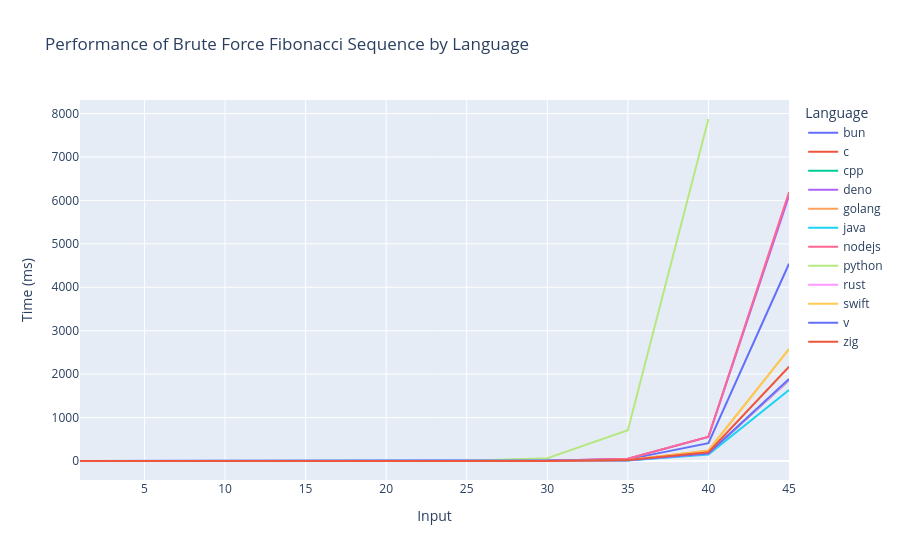

Source (notebook cell):
### Code cell
pivot_table2 = pivot_table.loc[:, pivot_table.columns <= 45]
melted = pivot_table2.reset_index().melt(id_vars=['algorithm', 'language'], var_name='input', value_name='time')

fig = px.line(
    melted, x='input', y='time', color='language',
    title='Performance of Brute Force Fibonacci Sequence by Language',
    labels={'input': 'Input', 'time': 'Time (ms)', 'language': 'Language'}
)
fig.show()

### Figure 1 — Plotly figure (JSON) as saved in the notebook; plotly's stock layout.template omitted (floating-point values rounded to 4 significant figures)
{"data": [{"hovertemplate": "Language=bun<br>Input=%{x}<br>Time (ms)=%{y}<extra></extra>", "legendgroup": "bun", "line": {"color": "#636efa", "dash": "solid"}, "marker": {"symbol": "circle"}, "mode": "lines", "name": "bun", "orientation": "v", "showlegend": true, "type": "scatter", "x": [1, 5, 10, 15, 20, 25, 30, 35, 40, 45], "xaxis": "x", "y": [0.003361, 0.0004167, 0.0106, 0.05437, 0.102, 0.6068, 3.937, 37.64, 409.0, 4542.0], "yaxis": "y"}, {"hovertemplate": "Language=c<br>Input=%{x}<br>Time (ms)=%{y}<extra></extra>", "legendgroup": "c", "line": {"color": "#EF553B", "dash": "solid"}, "marker": {"symbol": "circle"}, "mode": "lines", "name": "c", "orientation": "v", "showlegend": true, "type": "scatter", "x": [1, 5, 10, 15, 20, 25, 30, 35, 40, 45], "xaxis": "x", "y": [0.0, 0.0, 0.0, 0.0, 0.01333, 0.1533, 1.767, 17.6, 173.7, 1859.0], "yaxis": "y"}, {"hovertemplate": "Language=cpp<br>Input=%{x}<br>Time (ms)=%{y}<extra></extra>", "legendgroup": "cpp", "line": {"color": "#00cc96", "dash": "solid"}, "marker": {"symbol": "circle"}, "mode": "lines", "name": "cpp", "orientation": "v", "showlegend": true, "type": "scatter", "x": [1, 5, 10, 15, 20, 25, 30, 35, 40, 45], "xaxis": "x", "y": [0.001083, 0.0007083, 0.000875, 0.00175, 0.01333, 0.1429, 1.611, 18.25, 170.0, 1867.0], "yaxis": "y"}, {"hovertemplate": "Language=deno<br>Input=%{x}<br>Time (ms)=%{y}<extra></extra>", "legendgroup": "deno", "line": {"color": "#ab63fa", "dash": "solid"}, "marker": {"symbol": "circle"}, "mode": "lines", "name": "deno", "orientation": "v", "showlegend": true, "type": "scatter", "x": [1, 5, 10, 15, 20, 25, 30, 35, 40, 45], "xaxis": "x", "y": [0.002222, 0.001014, 0.002389, 0.03007, 0.1104, 0.4163, 4.442, 50.3, 554.4, 6107.0], "yaxis": "y"}, {"hovertemplate": "Language=golang<br>Input=%{x}<br>Time (ms)=%{y}<extra></extra>", "legendgroup": "golang", "line": {"color": "#FFA15A", "dash": "solid"}, "marker": {"symbol": "circle"}, "mode": "lines", "name": "golang", "orientation": "v", "showlegend": true, "type": "scatter", "x": [1, 5, 10, 15, 20, 25, 30, 35, 40, 45], "xaxis": "x", "y": [0.004764, 4.2e-05, 0.0002087, 0.001667, 0.01619, 0.1813, 2.123, 21.28, 242.5, 2578.0], "yaxis": "y"}, {"hovertemplate": "Language=java<br>Input=%{x}<br>Time (ms)=%{y}<extra></extra>", "legendgroup": "java", "line": {"color": "#19d3f3", "dash": "solid"}, "marker": {"symbol": "circle"}, "mode": "lines", "name": "java", "orientation": "v", "showlegend": true, "type": "scatter", "x": [1, 5, 10, 15, 20, 25, 30, 35, 40, 45], "xaxis": "x", "y": [0.0002363, 0.0002637, 0.001681, 0.01731, 0.03071, 0.1626, 1.281, 13.16, 146.9, 1635.0], "yaxis": "y"}, {"hovertemplate": "Language=nodejs<br>Input=%{x}<br>Time (ms)=%{y}<extra></extra>", "legendgroup": "nodejs", "line": {"color": "#FF6692", "dash": "solid"}, "marker": {"symbol": "circle"}, "mode": "lines", "name": "nodejs", "orientation": "v", "showlegend": true, "type": "scatter", "x": [1, 5, 10, 15, 20, 25, 30, 35, 40, 45], "xaxis": "x", "y": [0.002361, 0.0004863, 0.00157, 0.01399, 0.2356, 0.6649, 4.831, 49.93, 558.3, 6189.0], "yaxis": "y"}, {"hovertemplate": "Language=python<br>Input=%{x}<br>Time (ms)=%{y}<extra></extra>", "legendgroup": "python", "line": {"color": "#B6E880", "dash": "solid"}, "marker": {"symbol": "circle"}, "mode": "lines", "name": "python", "orientation": "v", "showlegend": true, "type": "scatter", "x": [1, 5, 10, 15, 20, 25, 30, 35, 40, 45], "xaxis": "x", "y": [0.0003974, 0.0006358, 0.00445, 0.04427, 0.5023, 5.722, 64.68, 709.0, 7874.0, NaN], "yaxis": "y"}, {"hovertemplate": "Language=rust<br>Input=%{x}<br>Time (ms)=%{y}<extra></extra>", "legendgroup": "rust", "line": {"color": "#FF97FF", "dash": "solid"}, "marker": {"symbol": "circle"}, "mode": "lines", "name": "rust", "orientation": "v", "showlegend": true, "type": "scatter", "x": [1, 5, 10, 15, 20, 25, 30, 35, 40, 45], "xaxis": "x", "y": [2.767e-05, 5.567e-05, 0.000236, 0.001806, 0.05153, 0.2004, 2.061, 19.83, 171.3, 1866.0], "yaxis": "y"}, {"hovertemplate": "Language=swift<br>Input=%{x}<br>Time (ms)=%{y}<extra></extra>", "legendgroup": "swift", "line": {"color": "#FECB52", "dash": "solid"}, "marker": {"symbol": "circle"}, "mode": "lines", "name": "swift", "orientation": "v", "showlegend": true, "type": "scatter", "x": [1, 5, 10, 15, 20, 25, 30, 35, 40, 45], "xaxis": "x", "y": [1.4e-05, 0.0, 0.000222, 0.001583, 0.01629, 0.179, 1.972, 21.12, 233.1, 2574.0], "yaxis": "y"}, {"hovertemplate": "Language=v<br>Input=%{x}<br>Time (ms)=%{y}<extra></extra>", "legendgroup": "v", "line": {"color": "#636efa", "dash": "solid"}, "marker": {"symbol": "circle"}, "mode": "lines", "name": "v", "orientation": "v", "showlegend": true, "type": "scatter", "x": [1, 5, 10, 15, 20, 25, 30, 35, 40, 45], "xaxis": "x", "y": [0.0, 0.0, 0.0, 0.0, 0.0, 0.0, 1.333, 17.33, 172.0, 1890.0], "yaxis": "y"}, {"hovertemplate": "Language=zig<br>Input=%{x}<br>Time (ms)=%{y}<extra></extra>", "legendgroup": "zig", "line": {"color": "#EF553B", "dash": "solid"}, "marker": {"symbol": "circle"}, "mode": "lines", "name": "zig", "orientation": "v", "showlegend": true, "type": "scatter", "x": [1, 5, 10, 15, 20, 25, 30, 35, 40, 45], "xaxis": "x", "y": [4.167e-05, 5.567e-05, 0.000278, 0.002111, 0.02242, 0.2798, 2.368, 24.29, 202.0, 2171.0], "yaxis": "y"}], "layout": {"legend": {"title": {"text": "Language"}, "tracegroupgap": 0}, "title": {"text": "Performance of Brute Force Fibonacci Sequence by Language"}, "xaxis": {"anchor": "y", "domain": [0, 1], "title": {"text": "Input"}}, "yaxis": {"anchor": "x", "domain": [0, 1], "title": {"text": "Time (ms)"}}}}
